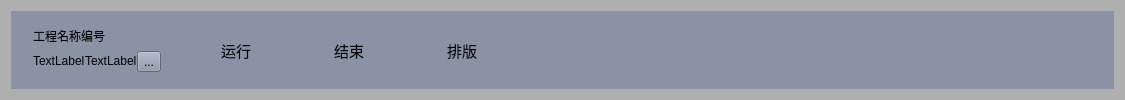
          <widget class="QWidget" name="widget" native="true">
           <property name="styleSheet">
            <string notr="true">background-color: rgb(175, 175, 175);</string>
           </property>
           <layout class="QGridLayout" name="gridLayout_2">
            <item row="0" column="0">
             <widget class="QWidget" name="widget_10" native="true">
              <property name="sizePolicy">
               <sizepolicy hsizetype="Preferred" vsizetype="Preferred">
                <horstretch>0</horstretch>
                <verstretch>0</verstretch>
               </sizepolicy>
              </property>
              <property name="styleSheet">
               <string notr="true">background-color: rgb(139, 146, 166);</string>
              </property>
              <layout class="QGridLayout" name="gridLayout_3">
               <item row="0" column="0">
                <layout class="QHBoxLayout" name="horizontalLayout">
                 <item>
                  <spacer name="horizontalSpacer_9">
                   <property name="orientation">
                    <enum>Qt::Horizontal</enum>
                   </property>
                   <property name="sizeType">
                    <enum>QSizePolicy::Fixed</enum>
                   </property>
                   <property name="sizeHint" stdset="0">
                    <size>
                     <width>13</width>
                     <height>40</height>
                    </size>
                   </property>
                  </spacer>
                 </item>
                 <item>
                  <widget class="QWidget" name="widget_5" native="true">
                   <property name="sizePolicy">
                    <sizepolicy hsizetype="Fixed" vsizetype="Preferred">
                     <horstretch>0</horstretch>
                     <verstretch>0</verstretch>
                    </sizepolicy>
                   </property>
                   <layout class="QGridLayout" name="gridLayout_12">
                    <property name="leftMargin">
                     <number>0</number>
                    </property>
                    <property name="topMargin">
                     <number>0</number>
                    </property>
                    <property name="rightMargin">
                     <number>0</number>
                    </property>
                    <property name="bottomMargin">
                     <number>0</number>
                    </property>
                    <item row="0" column="0">
                     <layout class="QGridLayout" name="gridLayout_4">
                      <item row="1" column="0">
                       <layout class="QHBoxLayout" name="horizontalLayout_20">
                        <property name="spacing">
                         <number>0</number>
                        </property>
                        <property name="sizeConstraint">
                         <enum>QLayout::SetDefaultConstraint</enum>
                        </property>
                        <item>
                         <widget class="QLabel" name="label_31">
                          <property name="sizePolicy">
                           <sizepolicy hsizetype="Fixed" vsizetype="Fixed">
                            <horstretch>0</horstretch>
                            <verstretch>0</verstretch>
                           </sizepolicy>
                          </property>
                          <property name="text">
                           <string>TextLabel</string>
                          </property>
                         </widget>
                        </item>
                        <item>
                         <widget class="QLabel" name="label_32">
                          <property name="sizePolicy">
                           <sizepolicy hsizetype="Fixed" vsizetype="Fixed">
                            <horstretch>0</horstretch>
                            <verstretch>0</verstretch>
                           </sizepolicy>
                          </property>
                          <property name="text">
                           <string>TextLabel</string>
                          </property>
                         </widget>
                        </item>
                        <item>
                         <widget class="QToolButton" name="toolButton_4">
                          <property name="text">
                           <string>...</string>
                          </property>
                         </widget>
                        </item>
                       </layout>
                      </item>
                      <item row="0" column="0">
                       <widget class="QLabel" name="label_6">
                        <property name="sizePolicy">
                         <sizepolicy hsizetype="Preferred" vsizetype="Fixed">
                          <horstretch>0</horstretch>
                          <verstretch>0</verstretch>
                         </sizepolicy>
                        </property>
                        <property name="text">
                         <string>工程名称编号</string>
                        </property>
                       </widget>
                      </item>
                     </layout>
                    </item>
                   </layout>
                  </widget>
                 </item>
                 <item>
                  <spacer name="horizontalSpacer_13">
                   <property name="orientation">
                    <enum>Qt::Horizontal</enum>
                   </property>
                   <property name="sizeType">
                    <enum>QSizePolicy::Fixed</enum>
                   </property>
                   <property name="sizeHint" stdset="0">
                    <size>
                     <width>27</width>
                     <height>40</height>
                    </size>
                   </property>
                  </spacer>
                 </item>
                 <item>
                  <widget class="QPushButton" name="pushButton_11">
                   <property name="enabled">
                    <bool>true</bool>
                   </property>
                   <property name="sizePolicy">
                    <sizepolicy hsizetype="Fixed" vsizetype="Preferred">
                     <horstretch>0</horstretch>
                     <verstretch>0</verstretch>
                    </sizepolicy>
                   </property>
                   <property name="minimumSize">
                    <size>
                     <width>50</width>
                     <height>0</height>
                    </size>
                   </property>
                   <property name="font">
                    <font>
                     <pointsize>11</pointsize>
                    </font>
                   </property>
                   <property name="layoutDirection">
                    <enum>Qt::LeftToRight</enum>
                   </property>
                   <property name="styleSheet">
                    <string notr="true">background-color: rgb(139, 146, 166);</string>
                   </property>
                   <property name="text">
                    <string> 运行</string>
                   </property>
                   <property name="icon">
                    <iconset resource="resource.qrc">
                     <normaloff>:/run/icon/run.png</normaloff>:/run/icon/run.png</iconset>
                   </property>
                   <property name="iconSize">
                    <size>
                     <width>18</width>
                     <height>18</height>
                    </size>
                   </property>
                   <property name="autoDefault">
                    <bool>false</bool>
                   </property>
                   <property name="default">
                    <bool>false</bool>
                   </property>
                   <property name="flat">
                    <bool>true</bool>
                   </property>
                  </widget>
                 </item>
                 <item>
                  <spacer name="horizontalSpacer_12">
                   <property name="orientation">
                    <enum>Qt::Horizontal</enum>
                   </property>
                   <property name="sizeType">
                    <enum>QSizePolicy::Fixed</enum>
                   </property>
                   <property name="sizeHint" stdset="0">
                    <size>
                     <width>27</width>
                     <height>40</height>
                    </size>
                   </property>
                  </spacer>
                 </item>
                 <item>
                  <widget class="QPushButton" name="pushButton_12">
                   <property name="sizePolicy">
                    <sizepolicy hsizetype="Fixed" vsizetype="Preferred">
                     <horstretch>0</horstretch>
                     <verstretch>0</verstretch>
                    </sizepolicy>
                   </property>
                   <property name="font">
                    <font>
                     <pointsize>11</pointsize>
                    </font>
                   </property>
                   <property name="text">
                    <string> 结束</string>
                   </property>
                   <property name="icon">
                    <iconset resource="resource.qrc">
                     <normaloff>:/over/icon/over.png</normaloff>:/over/icon/over.png</iconset>
                   </property>
                   <property name="iconSize">
                    <size>
                     <width>18</width>
                     <height>18</height>
                    </size>
                   </property>
                   <property name="flat">
                    <bool>true</bool>
                   </property>
                  </widget>
                 </item>
                 <item>
                  <spacer name="horizontalSpacer_14">
                   <property name="orientation">
                    <enum>Qt::Horizontal</enum>
                   </property>
                   <property name="sizeType">
                    <enum>QSizePolicy::Fixed</enum>
                   </property>
                   <property name="sizeHint" stdset="0">
                    <size>
                     <width>27</width>
                     <height>40</height>
                    </size>
                   </property>
                  </spacer>
                 </item>
                 <item>
                  <widget class="QPushButton" name="pushButton_13">
                   <property name="sizePolicy">
                    <sizepolicy hsizetype="Fixed" vsizetype="Preferred">
                     <horstretch>0</horstretch>
                     <verstretch>0</verstretch>
                    </sizepolicy>
                   </property>
                   <property name="font">
                    <font>
                     <pointsize>11</pointsize>
                    </font>
                   </property>
                   <property name="text">
                    <string> 排版</string>
                   </property>
                   <property name="icon">
                    <iconset resource="resource.qrc">
                     <normaloff>:/compose type/icon/compose.png</normaloff>:/compose type/icon/compose.png</iconset>
                   </property>
                   <property name="iconSize">
                    <size>
                     <width>18</width>
                     <height>18</height>
                    </size>
                   </property>
                   <property name="flat">
                    <bool>true</bool>
                   </property>
                  </widget>
                 </item>
                 <item>
                  <spacer name="horizontalSpacer_8">
                   <property name="orientation">
                    <enum>Qt::Horizontal</enum>
                   </property>
                   <property name="sizeType">
                    <enum>QSizePolicy::Preferred</enum>
                   </property>
                   <property name="sizeHint" stdset="0">
                    <size>
                     <width>605</width>
                     <height>40</height>
                    </size>
                   </property>
                  </spacer>
                 </item>
                </layout>
               </item>
              </layout>
             </widget>
            </item>
           </layout>
          </widget>
